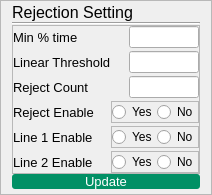
            <widget class="QFrame" name="rejectionSetting_Frame">
             <property name="minimumSize">
              <size>
               <width>0</width>
               <height>0</height>
              </size>
             </property>
             <property name="styleSheet">
              <string notr="true"/>
             </property>
             <property name="frameShape">
              <enum>QFrame::StyledPanel</enum>
             </property>
             <property name="frameShadow">
              <enum>QFrame::Raised</enum>
             </property>
             <layout class="QVBoxLayout" name="verticalLayout_8">
              <property name="spacing">
               <number>0</number>
              </property>
              <property name="topMargin">
               <number>2</number>
              </property>
              <property name="bottomMargin">
               <number>5</number>
              </property>
              <item alignment="Qt::AlignLeft">
               <widget class="QLabel" name="rejectSetting_Label">
                <property name="font">
                 <font>
                  <family>Arial</family>
                  <pointsize>12</pointsize>
                 </font>
                </property>
                <property name="text">
                 <string>Rejection Setting</string>
                </property>
                <property name="alignment">
                 <set>Qt::AlignCenter</set>
                </property>
               </widget>
              </item>
              <item>
               <widget class="Line" name="line_3">
                <property name="orientation">
                 <enum>Qt::Horizontal</enum>
                </property>
               </widget>
              </item>
              <item>
               <widget class="QFrame" name="frame_4">
                <property name="frameShape">
                 <enum>QFrame::StyledPanel</enum>
                </property>
                <property name="frameShadow">
                 <enum>QFrame::Raised</enum>
                </property>
                <layout class="QGridLayout" name="gridLayout_3">
                 <property name="leftMargin">
                  <number>0</number>
                 </property>
                 <property name="topMargin">
                  <number>0</number>
                 </property>
                 <property name="rightMargin">
                  <number>0</number>
                 </property>
                 <property name="bottomMargin">
                  <number>0</number>
                 </property>
                 <property name="horizontalSpacing">
                  <number>0</number>
                 </property>
                 <property name="verticalSpacing">
                  <number>3</number>
                 </property>
                 <item row="0" column="1" alignment="Qt::AlignRight">
                  <widget class="QLineEdit" name="minPercent_Entry">
                   <property name="maximumSize">
                    <size>
                     <width>70</width>
                     <height>16777215</height>
                    </size>
                   </property>
                  </widget>
                 </item>
                 <item row="5" column="1">
                  <widget class="QFrame" name="frame_10">
                   <property name="frameShape">
                    <enum>QFrame::StyledPanel</enum>
                   </property>
                   <property name="frameShadow">
                    <enum>QFrame::Raised</enum>
                   </property>
                   <layout class="QHBoxLayout" name="horizontalLayout_5">
                    <property name="spacing">
                     <number>0</number>
                    </property>
                    <property name="leftMargin">
                     <number>0</number>
                    </property>
                    <property name="topMargin">
                     <number>0</number>
                    </property>
                    <property name="rightMargin">
                     <number>0</number>
                    </property>
                    <property name="bottomMargin">
                     <number>0</number>
                    </property>
                    <item alignment="Qt::AlignLeft">
                     <widget class="QRadioButton" name="line2_Yes">
                      <property name="text">
                       <string>Yes</string>
                      </property>
                     </widget>
                    </item>
                    <item alignment="Qt::AlignRight">
                     <widget class="QRadioButton" name="line2_No">
                      <property name="text">
                       <string>No</string>
                      </property>
                     </widget>
                    </item>
                   </layout>
                  </widget>
                 </item>
                 <item row="3" column="1">
                  <widget class="QFrame" name="frame_8">
                   <property name="frameShape">
                    <enum>QFrame::StyledPanel</enum>
                   </property>
                   <property name="frameShadow">
                    <enum>QFrame::Raised</enum>
                   </property>
                   <layout class="QHBoxLayout" name="horizontalLayout_3">
                    <property name="spacing">
                     <number>0</number>
                    </property>
                    <property name="leftMargin">
                     <number>0</number>
                    </property>
                    <property name="topMargin">
                     <number>0</number>
                    </property>
                    <property name="rightMargin">
                     <number>0</number>
                    </property>
                    <property name="bottomMargin">
                     <number>0</number>
                    </property>
                    <item alignment="Qt::AlignLeft">
                     <widget class="QRadioButton" name="rejectEnable_Yes">
                      <property name="text">
                       <string>Yes</string>
                      </property>
                     </widget>
                    </item>
                    <item alignment="Qt::AlignRight">
                     <widget class="QRadioButton" name="rejectEnable_No">
                      <property name="text">
                       <string>No</string>
                      </property>
                     </widget>
                    </item>
                   </layout>
                  </widget>
                 </item>
                 <item row="4" column="1">
                  <widget class="QFrame" name="frame_9">
                   <property name="frameShape">
                    <enum>QFrame::StyledPanel</enum>
                   </property>
                   <property name="frameShadow">
                    <enum>QFrame::Raised</enum>
                   </property>
                   <layout class="QHBoxLayout" name="horizontalLayout_4">
                    <property name="spacing">
                     <number>0</number>
                    </property>
                    <property name="leftMargin">
                     <number>0</number>
                    </property>
                    <property name="topMargin">
                     <number>0</number>
                    </property>
                    <property name="rightMargin">
                     <number>0</number>
                    </property>
                    <property name="bottomMargin">
                     <number>0</number>
                    </property>
                    <item alignment="Qt::AlignLeft">
                     <widget class="QRadioButton" name="line1_Yes">
                      <property name="text">
                       <string>Yes</string>
                      </property>
                     </widget>
                    </item>
                    <item alignment="Qt::AlignRight">
                     <widget class="QRadioButton" name="line1_No">
                      <property name="text">
                       <string>No</string>
                      </property>
                     </widget>
                    </item>
                   </layout>
                  </widget>
                 </item>
                 <item row="2" column="1" alignment="Qt::AlignRight">
                  <widget class="QLineEdit" name="rejectCount_Entry">
                   <property name="maximumSize">
                    <size>
                     <width>70</width>
                     <height>16777215</height>
                    </size>
                   </property>
                  </widget>
                 </item>
                 <item row="1" column="0">
                  <widget class="QLabel" name="linearThresh">
                   <property name="font">
                    <font>
                     <family>Arial</family>
                     <pointsize>10</pointsize>
                    </font>
                   </property>
                   <property name="text">
                    <string>Linear Threshold</string>
                   </property>
                   <property name="alignment">
                    <set>Qt::AlignLeading|Qt::AlignLeft|Qt::AlignVCenter</set>
                   </property>
                  </widget>
                 </item>
                 <item row="2" column="0">
                  <widget class="QLabel" name="rejectCount_Label">
                   <property name="font">
                    <font>
                     <family>Arial</family>
                     <pointsize>10</pointsize>
                    </font>
                   </property>
                   <property name="text">
                    <string>Reject Count </string>
                   </property>
                   <property name="alignment">
                    <set>Qt::AlignLeading|Qt::AlignLeft|Qt::AlignVCenter</set>
                   </property>
                  </widget>
                 </item>
                 <item row="1" column="1" alignment="Qt::AlignRight">
                  <widget class="QLineEdit" name="linearThresh_Entry">
                   <property name="maximumSize">
                    <size>
                     <width>70</width>
                     <height>16777215</height>
                    </size>
                   </property>
                  </widget>
                 </item>
                 <item row="0" column="0">
                  <widget class="QLabel" name="minPercentTime_Label">
                   <property name="font">
                    <font>
                     <family>Arial</family>
                     <pointsize>10</pointsize>
                    </font>
                   </property>
                   <property name="text">
                    <string>Min % time</string>
                   </property>
                  </widget>
                 </item>
                 <item row="5" column="0">
                  <widget class="QLabel" name="line2_Label">
                   <property name="font">
                    <font>
                     <family>Arial</family>
                     <pointsize>10</pointsize>
                    </font>
                   </property>
                   <property name="text">
                    <string>Line 2 Enable</string>
                   </property>
                   <property name="alignment">
                    <set>Qt::AlignLeading|Qt::AlignLeft|Qt::AlignVCenter</set>
                   </property>
                  </widget>
                 </item>
                 <item row="4" column="0">
                  <widget class="QLabel" name="line1_Label">
                   <property name="font">
                    <font>
                     <family>Arial</family>
                     <pointsize>10</pointsize>
                    </font>
                   </property>
                   <property name="text">
                    <string>Line 1 Enable</string>
                   </property>
                   <property name="alignment">
                    <set>Qt::AlignLeading|Qt::AlignLeft|Qt::AlignVCenter</set>
                   </property>
                  </widget>
                 </item>
                 <item row="3" column="0">
                  <widget class="QLabel" name="rejectEnable_Label">
                   <property name="font">
                    <font>
                     <family>Arial</family>
                     <pointsize>10</pointsize>
                    </font>
                   </property>
                   <property name="text">
                    <string>Reject Enable</string>
                   </property>
                  </widget>
                 </item>
                </layout>
               </widget>
              </item>
              <item>
               <widget class="QPushButton" name="rejectSetting_updateButton">
                <property name="minimumSize">
                 <size>
                  <width>0</width>
                  <height>0</height>
                 </size>
                </property>
                <property name="maximumSize">
                 <size>
                  <width>16777215</width>
                  <height>24</height>
                 </size>
                </property>
                <property name="font">
                 <font>
                  <family>Arial</family>
                  <pointsize>10</pointsize>
                  <weight>50</weight>
                  <bold>false</bold>
                 </font>
                </property>
                <property name="styleSheet">
                 <string notr="true">QPushButton{
	background-color: #019065;
	color:white;
	border:none;
	border-radius:3px;
}
QPushButton:pressed{
	background-color:#019065;
	border-left:2px solid rgb(100,180,180);
	border-top:2px solid rgb(100,180,180);
}</string>
                </property>
                <property name="text">
                 <string>Update</string>
                </property>
               </widget>
              </item>
             </layout>
            </widget>
